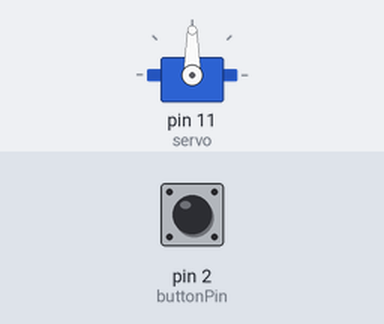
Recording of a program running on a simulated Arduino Uno, built with avr-gcc and run on an emulated ATmega328P. Shown: servo. The test bench sets the inputs (shaded band); at power-on: pin 2 (buttonPin) LOW. What the program prints to the serial monitor is not drawn.

Above: at 1.2 s.
1.3 s: pin 2 (buttonPin) pulled HIGH for 0.15 s
At 1.8 s:
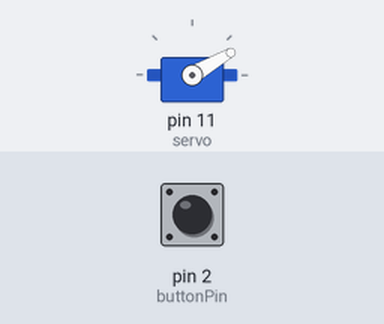
3.0 s: pin 2 (buttonPin) pulled HIGH for 1 s
At 4.9 s:
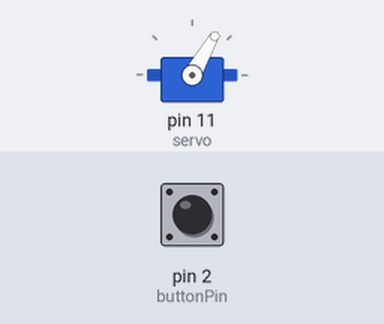
5.5 s: pin 2 (buttonPin) pulled HIGH for 3.2 s
At 9.7 s:
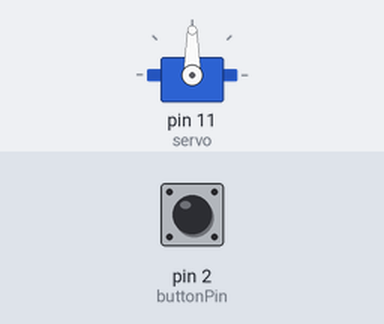
10.2 s: pin 2 (buttonPin) pulled HIGH for 0.15 s
At 11.0 s:
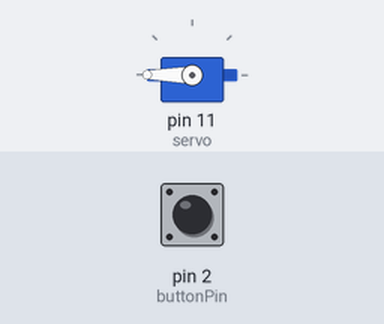
Timing chart, 0 to 12.9 s (numbered marks = the images above; inputs shaded):
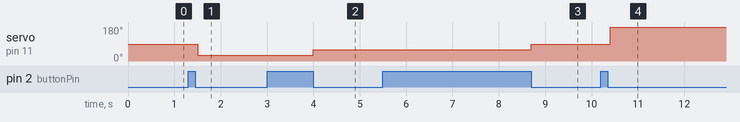

Measured:
- after the input at 1.3 s, servo on pin 11 (servo): 90° → 30° after 0.20 s
- after the input at 3.0 s, servo on pin 11 (servo): 30° → 60° after 1.0 s
- after the input at 5.5 s, servo on pin 11 (servo): 60° → 90° after 3.2 s
- after the input at 10.2 s, servo on pin 11 (servo): 90° → 180° after 0.20 s

The program:

main.cpp
```cpp
#include <Arduino.h>

#include <Servo.h>
const int buttonPin = 2;
int currentState = LOW;
int lastState = LOW;
int count = 0;
int targetPosition = 90;

Servo servo;
void setup() {
  servo.attach(11);
  pinMode(buttonPin, INPUT);
  Serial.begin(115200);
}
//
void loop() {
  currentState = digitalRead(buttonPin);
  digitalWrite(LED_BUILTIN, digitalRead(buttonPin));

  if (digitalRead(buttonPin)==HIGH){
    lastState = HIGH;
      delay(200);
     if (digitalRead(buttonPin)==LOW){
        lastState = LOW;

     }
  }

  if (currentState == HIGH && lastState == LOW){
    if (count < 4){
      count ++;
    } else {
      count = 0;
    }

    }
     switch (count) {
      case 1:
        targetPosition = 30;
        break;
      case 2:
        targetPosition = 60;
        break;
      case 3:
        targetPosition = 90;
        break;
      case 4:
        targetPosition = 180;
        break;
      default:
        targetPosition = 90;
        break;
    }
    Serial.println(count);
    servo.write(targetPosition);
}
```
